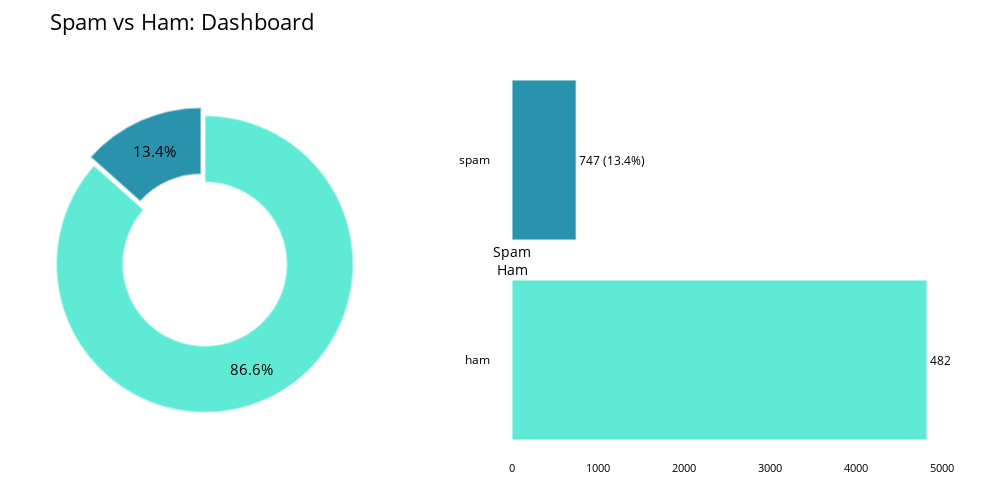

Source (notebook cell):
### Markdown cell above
#### 5) Checking class distribution

### Code cell
import pandas as pd
import plotly.graph_objects as go
from plotly.subplots import make_subplots

# Assuming df is already defined
value_counts = df['Category'].value_counts()
labels = value_counts.index.tolist()
values = value_counts.values.tolist()

# Smooth neon palette
colors = ["#5eead4", "#2993ae", "#c4b5fd"]  # Teal, Peach, Lavender

# Create figure with subplots
fig = make_subplots(
    rows=1, cols=2,
    column_widths=[0.4, 0.6],
    specs=[[{'type': 'domain'}, {'type': 'xy'}]],
    horizontal_spacing=0.15
)

# Donut chart
fig.add_trace(go.Pie(
    labels=labels,
    values=values,
    hole=0.55,
    marker=dict(
        colors=colors,
        line=dict(color='rgba(255,255,255,0.5)', width=2)  # soft glow effect
    ),
    hoverinfo="label+value+percent",
    textinfo='percent',
    textfont=dict(size=15, color='Black'),
    pull=[0.03] * len(labels),
), row=1, col=1)

# Bar chart
fig.add_trace(go.Bar(
    x=values,
    y=labels,
    orientation='h',
    text=[f"{val} ({(val/sum(values))*100:.1f}%)" for val in values],
    textposition='outside',
    marker=dict(
        color=colors,
        line=dict(color='rgba(255,255,255,0.6)', width=1.5)  # softer bar outline
    ),
), row=1, col=2)

# Layout
fig.update_layout(
    title='Spam vs Ham: Dashboard',
    title_font=dict(size=22, color='Black'),
    annotations=[dict(text='Spam<br>Ham', x=0.18, y=0.5, font_size=14, showarrow=False, font_color='Black')],
    paper_bgcolor='rgba(0,0,0,0)',  # Transparent background
    plot_bgcolor='rgba(0,0,0,0)',   # Transparent plot area
    font=dict(color='Black', size=12),
    margin=dict(t=60, l=50, r=50, b=40),
    height=500,
    width=1000,
    showlegend=False,
)

# Axes styling
fig.update_xaxes(
    showgrid=False,
    zeroline=False,
    color='Black',
    tickfont=dict(size=11)
)
fig.update_yaxes(
    showgrid=False,
    zeroline=False,
    color='Black',
    tickfont=dict(size=12)
)

fig.show()

### Figure 1 — Plotly figure (JSON) as saved in the notebook; plotly's stock layout.template omitted (floating-point values rounded to 4 significant figures)
{"data": [{"domain": {"x": [0, 0.34], "y": [0, 1]}, "hole": 0.55, "hoverinfo": "label+value+percent", "labels": ["ham", "spam"], "marker": {"colors": ["#5eead4", "#2993ae", "#c4b5fd"], "line": {"color": "rgba(255,255,255,0.5)", "width": 2}}, "pull": [0.03, 0.03], "textfont": {"color": "Black", "size": 15}, "textinfo": "percent", "type": "pie", "values": [4825, 747]}, {"marker": {"color": ["#5eead4", "#2993ae", "#c4b5fd"], "line": {"color": "rgba(255,255,255,0.6)", "width": 1.5}}, "orientation": "h", "text": ["4825 (86.6%)", "747 (13.4%)"], "textposition": "outside", "type": "bar", "x": [4825, 747], "xaxis": "x", "y": ["ham", "spam"], "yaxis": "y"}], "layout": {"annotations": [{"font": {"color": "Black", "size": 14}, "showarrow": false, "text": "Spam<br>Ham", "x": 0.18, "y": 0.5}], "font": {"color": "Black", "size": 12}, "height": 500, "margin": {"b": 40, "l": 50, "r": 50, "t": 60}, "paper_bgcolor": "rgba(0,0,0,0)", "plot_bgcolor": "rgba(0,0,0,0)", "showlegend": false, "title": {"font": {"color": "Black", "size": 22}, "text": "Spam vs Ham: Dashboard"}, "width": 1000, "xaxis": {"anchor": "y", "color": "Black", "domain": [0.49, 1], "showgrid": false, "tickfont": {"size": 11}, "zeroline": false}, "yaxis": {"anchor": "x", "color": "Black", "domain": [0, 1], "showgrid": false, "tickfont": {"size": 12}, "zeroline": false}}}
